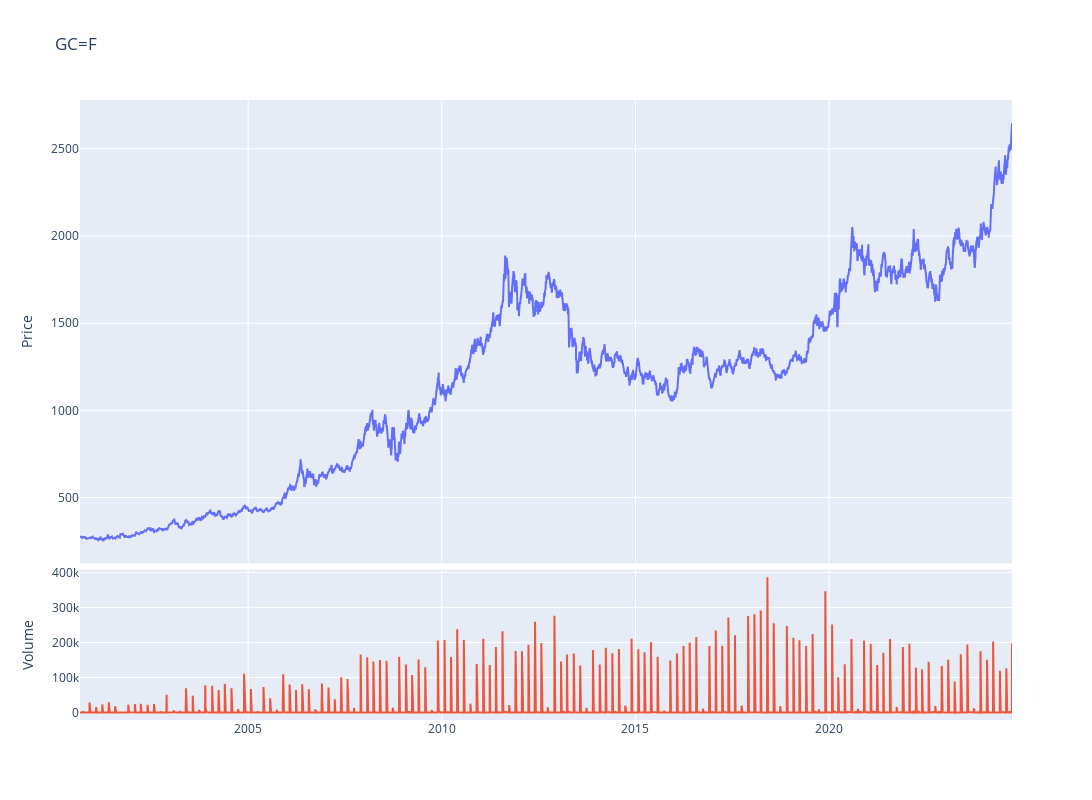

Notebook code for this chart:
### Code cell
fig = make_subplots(rows=4, cols=1,shared_xaxes=True,vertical_spacing=0.01,specs=[[{'rowspan':3,'colspan':1}],[None],[None],[{'rowspan':1,'colspan':1}]])

# Graph (1,1)
fig.add_trace(go.Scatter(x=stock_ticker.index,y=stock_ticker['Adj Close'],mode="lines",name=f"{ticker}"),row=1, col=1)
# Update xaxis properties
fig.update_yaxes(title_text="Price", row=1, col=1)

# Graph (4,1)
fig.add_trace(go.Scatter(x=stock_ticker.index,y=stock_ticker['Volume'],mode="lines",name='Volume'),row=4, col=1)
fig.update_yaxes(title_text="Volume", row=4, col=1)

fig.update_layout(height=800, width=1300,showlegend=False,title=f"{ticker}")

fig.show()

### Figure 1 — Plotly figure (JSON) as saved in the notebook; plotly's stock layout.template omitted (floating-point values rounded to 4 significant figures; data arrays with more than 128 entries replaced by an {"elided": "..."} marker saying what was removed)
{"data": [{"mode": "lines", "name": "GC=F", "type": "scatter", "x": {"elided": "6036 str values"}, "xaxis": "x", "y": {"elided": "6036 float values"}, "yaxis": "y"}, {"mode": "lines", "name": "Volume", "type": "scatter", "x": {"elided": "6036 str values"}, "xaxis": "x2", "y": {"elided": "6036 int values"}, "yaxis": "y2"}], "layout": {"height": 800, "showlegend": false, "title": {"text": "GC=F"}, "width": 1300, "xaxis": {"anchor": "y", "domain": [0, 1], "matches": "x2", "showticklabels": false}, "xaxis2": {"anchor": "y2", "domain": [0, 1]}, "yaxis": {"anchor": "x", "domain": [0.2525, 1], "title": {"text": "Price"}}, "yaxis2": {"anchor": "x2", "domain": [0, 0.2425], "title": {"text": "Volume"}}}}
